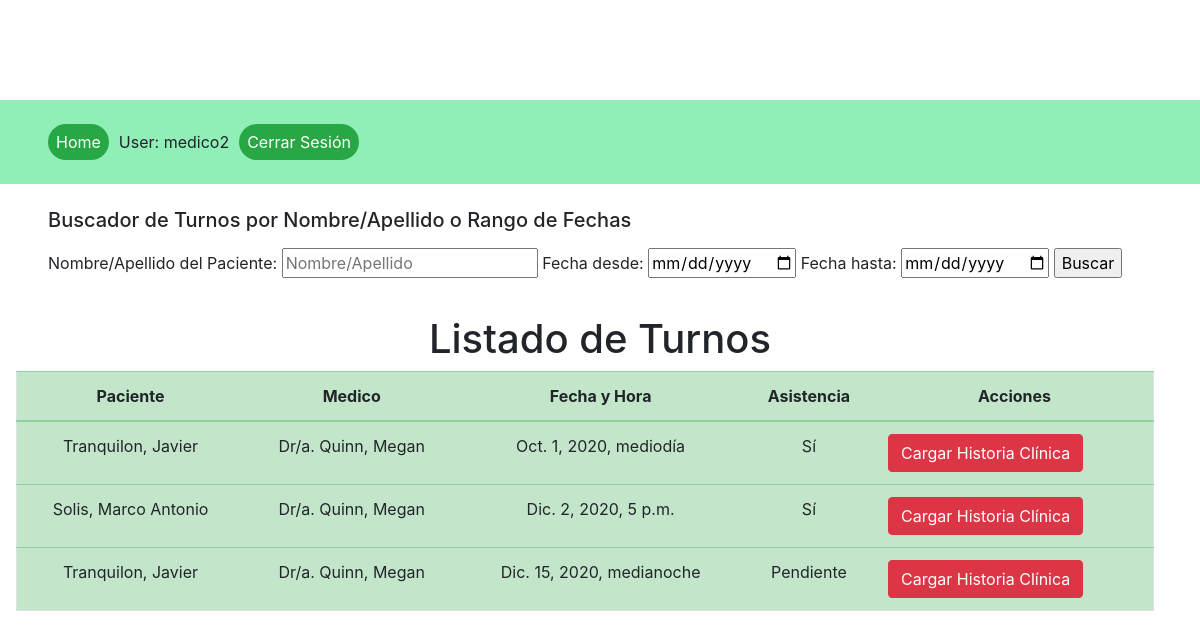
Screenshot of /medico_turnos (signed in) with the database file from the repository.
### products/models.py (models this page shows, shortened)
class Turno(models.Model):
    diahora = models.DateTimeField(verbose_name="Fecha y Hora")
    paciente = models.ForeignKey(Paciente, on_delete=models.CASCADE, related_name="turnos_paciente")
    profesional = models.ForeignKey(User, null=True, on_delete=models.SET_NULL, related_name="turnos_medicos")
    asistencia = models.CharField(max_length=9, choices=ASISTENCIA, default='2')

class Paciente(models.Model):
    paciente_nombre = models.CharField(max_length=64)
    paciente_apellido = models.CharField(max_length=64)

### products/views.py (the view)
# urls.py: path('medico_turnos', MedicoTurnoListView.as_view(), name="lista_turnos_medicos"),
class MedicoTurnoListView(LoginRequiredMixin, generic.ListView):
    model = Turno
    context_object_name = 'lista_turnos_m'
    template_name = 'lista_turnos_medicos.html'
    def get_queryset(self):
        queryset = Turno.objects.filter(Q(profesional=self.request.user)).order_by('diahora')
        if self.request.GET.get('fecha_desde'):
            fecha_desde = self.request.GET.get('fecha_desde')
            print(fecha_desde)
            queryset = queryset.filter(Q(diahora__gte=fecha_desde))
        if self.request.GET.get('fecha_hasta'):
            fecha_hasta = self.request.GET.get('fecha_hasta')
            queryset = queryset.filter(Q(diahora__lte=fecha_hasta))
        if self.request.GET.get('paciente'):
            paciente = self.request.GET.get('paciente')
            queryset = queryset.filter(Q(paciente__paciente_nombre__contains=paciente) | Q(paciente__paciente_apellido__contains=paciente))
        return queryset.order_by('diahora')

### templates/lista_turnos_medicos.html (shortened to what this page needs)
{% extends 'base.html'%}
{% block content %}
<div class="container-fluid">
    <div class="row">
        <div class="container-fluid justify-space-between">
            <div class="p-0 row">
                <form action="" method="GET" class="px-5 my-2">
                    <h5 class="mb-3">Buscador de Turnos por Nombre/Apellido o Rango de Fechas</h5>
                    <label for="fecha_desde">Nombre/Apellido del Paciente:</label>
                    <input type="text" placeholder="Nombre/Apellido" name="paciente">
                    <label for="fecha_desde">Fecha desde:</label>
                    <input type="date" placeholder="Fecha desde" name="fecha_desde">
                    <label for="fecha_desde">Fecha hasta:</label>
                    <input type="date" placeholder="Fecha hasta" name="fecha_hasta">
                    <input type="submit" value="Buscar">
                </form>
            </div>
        </div>
    </div>
    <h1 class="mt-4 text-center">Listado de Turnos</h1>
    {% if lista_turnos_m %}
    <div class="row table-responsive px-3">
        <table class="table table-success border">
            <thead>
                <tr>
                    <th class="text-center" scope="col">Paciente</th>
                    <th class="text-center" scope="col">Medico</th>
                    <th class="text-center" scope="col">Fecha y Hora</th>
                    <th class="text-center" scope="col">Asistencia</th>
                    <th class="text-center" scope="col">Acciones</th>
                </tr>
            </thead>
            <tbody>
                    {% for turno in lista_turnos_m %}
                    <tr>
                        <td class="text-center">{{ turno.paciente.paciente_apellido }}{{", "}}{{ turno.paciente.paciente_nombre }}</td>
                        <td class="text-center">{{"Dr/a. "}}{{ turno.profesional.last_name }}{{", "}}{{ turno.profesional.first_name }}</td>
                        <td class="text-center">{{ turno.diahora }}</td>
                        <td class="text-center">{{ turno.get_asistencia_display }}</td>
                        <td class="m-0"><a href="{% url 'historia-add' %}" class="btn btn-danger">Cargar Historia Clínica</a></td>
                    </tr>
                    {% endfor %}
            </tbody>
        </table>
    </div>
    {% else %}
    <h4 class="mx-5">No se encontraron turnos.</h4>
    {% endif %}
</div>
{% endblock %}

### templates/base.html (shortened to what this page needs)
<!DOCTYPE html>
<html lang="en">
<head>
    <link rel="stylesheet" href="https://use.fontawesome.com/releases/v5.14.0/css/all.css">
    <link rel="stylesheet" href="https://cdn.jsdelivr.net/npm/bootstrap@4.5.3/dist/css/bootstrap.min.css">
    {% load static %}
    <link rel="stylesheet" href="{% static 'css/styles.css' %}">
</head>
<body>
    {% block sidebar %}
    <ul class="sidebar-nav px-5">
        <li><a href="{% url 'home' %}" class="rounded-pill bg-success text-white p-2">Home</a></li>
        {% if user.is_authenticated %}
        <li>User: {{ user.get_username }}</li>
        <li><a href="{% url 'logout'%}?next={% url 'home' %}" class="rounded-pill bg-success text-white p-2">Cerrar Sesión</a></li>
        {% else %}
        <li><a href="{% url 'login'%}?next={% url 'home' %}" class="rounded-pill bg-success text-white p-2">Iniciar Sesión</a></li>
        {% endif %}
    </ul>
    {% endblock %}
    {% block content %}
    {% endblock %}
</body>
</html>

### products/static/css/styles.css (style rules this page uses)
.sidebar-nav { display: flex; margin-top: 100px; padding: 30px; list-style: none; background-color: rgb(144, 238, 183); }
li { margin-right: 10px; }

### rows the page displays
Turno: paciente.paciente_apellido "Tranquilon", value ",", paciente.paciente_nombre "Javier", value "Dr/a.", profesional.last_name "Quinn", profesional.first_name "Megan", diahora "Oct. 1, 2020, mediodía", asistencia "Sí"
Turno: paciente.paciente_apellido "Solis", value ",", paciente.paciente_nombre "Marco Antonio", value "Dr/a.", profesional.last_name "Quinn", profesional.first_name "Megan", diahora "Dic. 2, 2020, 5 p.m.", asistencia "Sí"
Turno: paciente.paciente_apellido "Tranquilon", value ",", paciente.paciente_nombre "Javier", value "Dr/a.", profesional.last_name "Quinn", profesional.first_name "Megan", diahora "Dic. 15, 2020, medianoche", asistencia "Pendiente"

### other values shown
{{ user.get_username }} "medico2"
